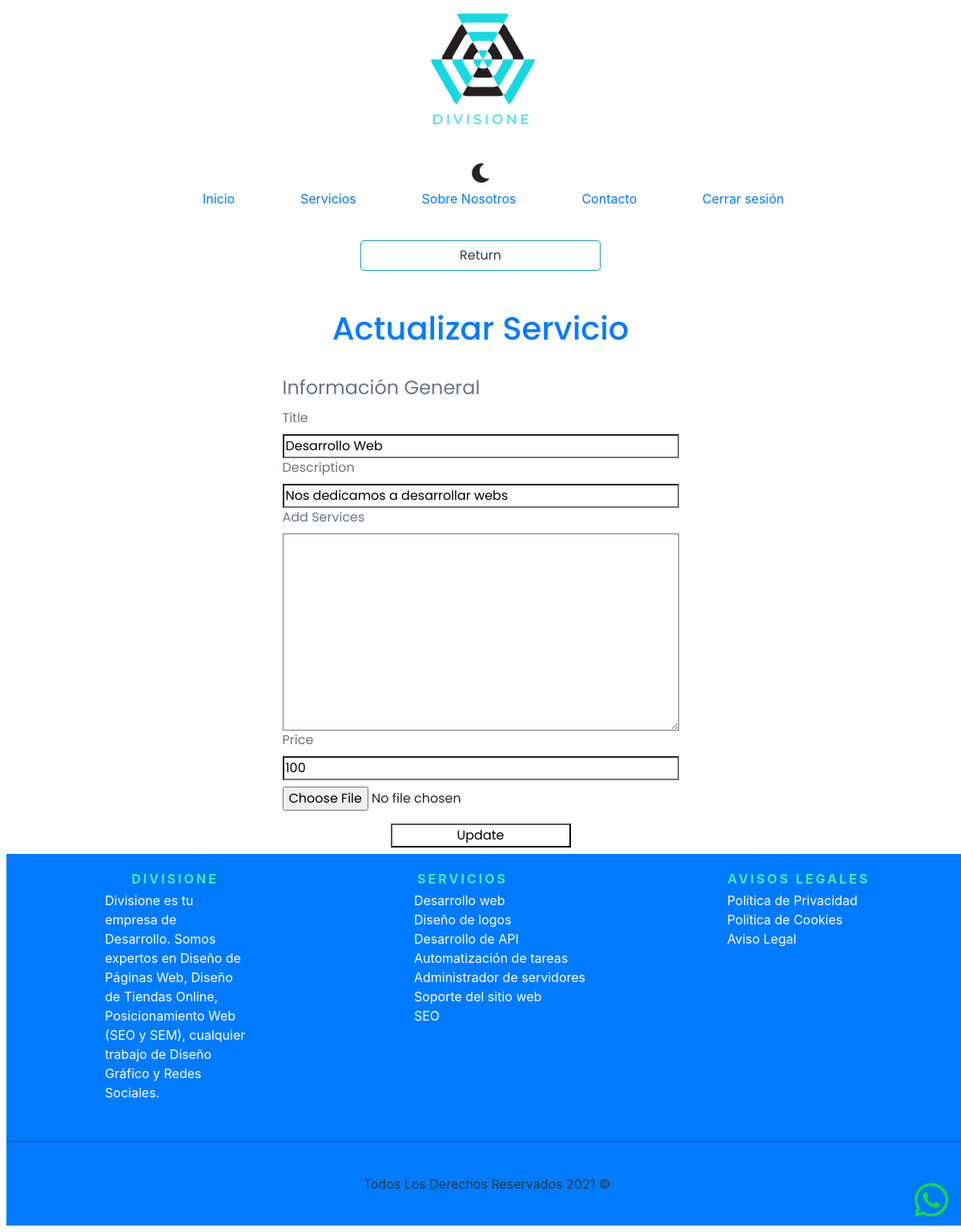
Page /admin/properties/update.php?updateID=47 (signed in) on the committed database.
### tables this page shows
CREATE TABLE `services` (
  `id` int(11) NOT NULL AUTO_INCREMENT,
  `name` varchar(45) NOT NULL,
  `description` text NOT NULL,
  `price` int(5) NOT NULL,
  `imageProduct` varchar(100) DEFAULT NULL,
  PRIMARY KEY (`id`)
);

### class/Services.php (called while the page is built, shortened)
<?php
class Services
{
    protected static $db;
    public static function setDB($database)
    {
        self::$db = $database;
    }
    public static function find($id)
    {
        $query = "SELECT * FROM services WHERE id = ${id}";
        $data = self::consulSQL($query);
        return array_shift($data);
    }
    public static function consulSQL($query): array
    {
        $data = self::$db->query($query);
        $services = [];
        while ($record = $data->fetch_assoc()) {
            $services[] = self::createObject($record);
        }
        return $services;
    }
    protected static function createObject($record)
    {
        $object = new self;
        foreach ($record as $key => $value) {
            if (property_exists($object, $key)) {
                $object->$key = $value;
            }
        }
        return $object;
    }
}

### includes/funciones.php (called while the page is built, shortened)
<?php
function s($html) : string {
    $s = htmlspecialchars($html);
    return $s;
}

### includes/templates/form.php (the view, shortened to what this page needs)
<fieldset class="wrap-form-admin d-flex flex-column m-2">
    <legend class="text-secondary">Información General</legend>
    <label class="text-secondary" for="title">Title</label>
    <input class="validation" minlength=3 type="text" name="name" id="title_admin_create" placeholder="Titulo" required value="<?php echo s( $serviceInstace->name); ?>" />
    <label class="text-secondary" for="description">Description</label>
    <input type="text" minlength=3 class="validation" name="description" id="description_admin_create" placeholder="Description" required value="<?php echo s( $serviceInstace->description ); ?>" />
    <label class="text-secondary" for="services">Add Services</label>
    <textarea name="services" minlength=3 id="" class="validation" cols="30" rows="10" required></textarea>
    <label class="text-secondary" for="price">Price</label>
    <input type="number" minlength=1 class="validation" name="price"  id="price" required value="<?php echo s( $serviceInstace->price ); ?>" />
    <input type="file" id="image" name="image" accept="image/jpeg, image/png, image/webp">
</fieldset>

### build/css/app.css (style rules this page uses)
#form-admin * { background-color:transparent }
#form-admin .wrap-form-admin { width:95% }
@media (min-width:768px) { #form-admin .wrap-form-admin { width:55% } }
html { -webkit-text-size-adjust:100%;line-height:1.15 }
body { margin:0 }
button,input,optgroup,select,textarea { font-family:inherit;font-size:100%;line-height:1.15;margin:0 }
button,input { overflow:visible }
fieldset { padding:.35em .75em .625em }
legend { box-sizing:border-box;color:inherit;display:table;max-width:100%;padding:0;white-space:normal }
textarea { overflow:auto }
*,:after,:before { box-sizing:inherit }

### rows in the picture
services: name "Desarrollo Web", description "Nos dedicamos a desarrollar webs", price "100"
